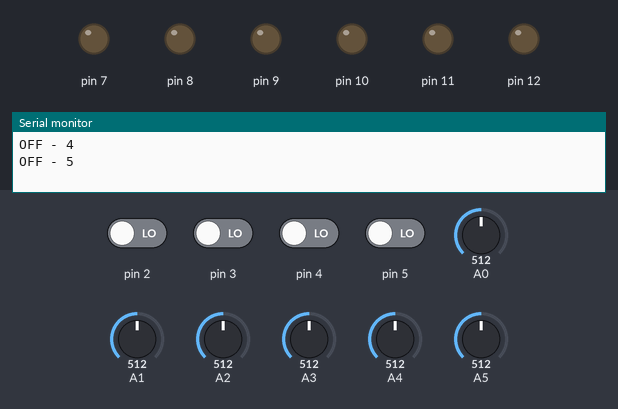
Bench run of a sketch on a simulated Arduino Uno, built with avr-gcc and run on an emulated ATmega328P. Shown: output pins drawn as LEDs (lit = HIGH), the last lines printed to the serial monitor. Inputs (shaded band) come from the test bench; at power-on: pin 2–5 LOW, A0 = 512, A1 = 512, A2 = 512, A3 = 512, A4 = 512, A5 = 512. Pins used as bus, display or sensor lines are not drawn.

Above: at 1.2 s.
1.3 s: pin 2 driven HIGH
At 2.5 s:
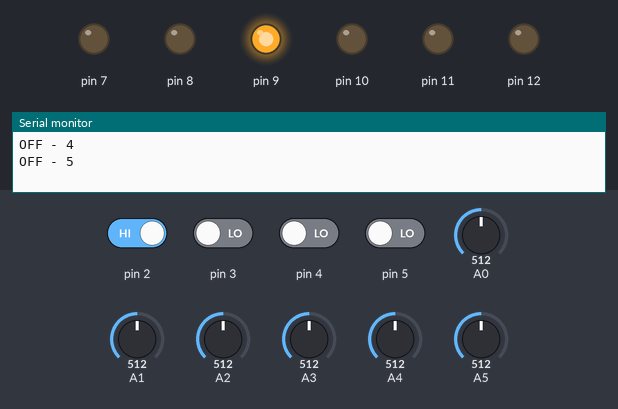
2.8 s: pin 3 driven HIGH
At 3.5 s:
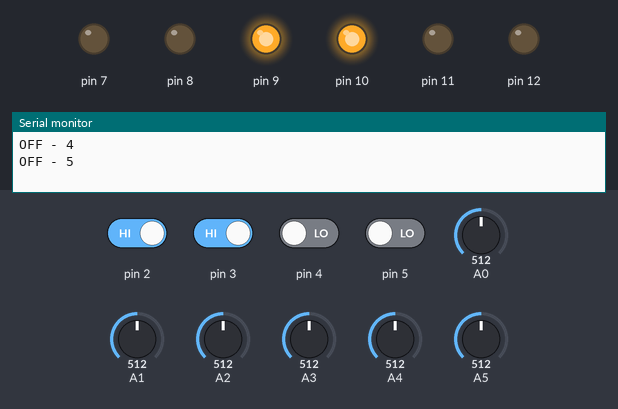
4.3 s: pin 4 driven HIGH
At 5.5 s:
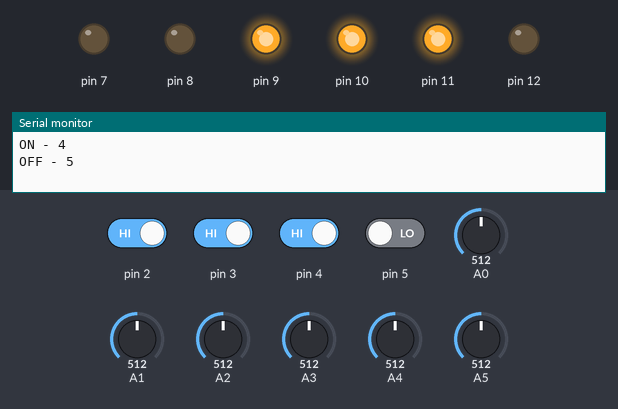
5.8 s: pin 5 driven HIGH
At 6.3 s:
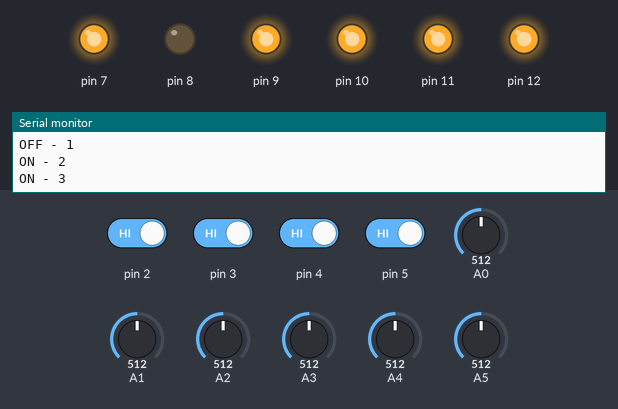
7.3 s: pin 2 driven LOW
At 8.3 s:
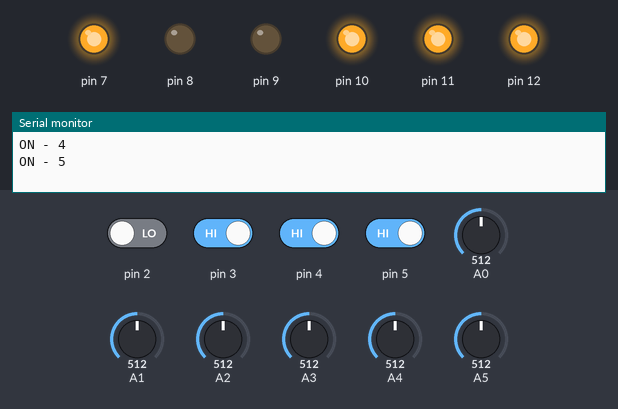
8.8 s: pin 3 driven LOW
At 9.1 s:
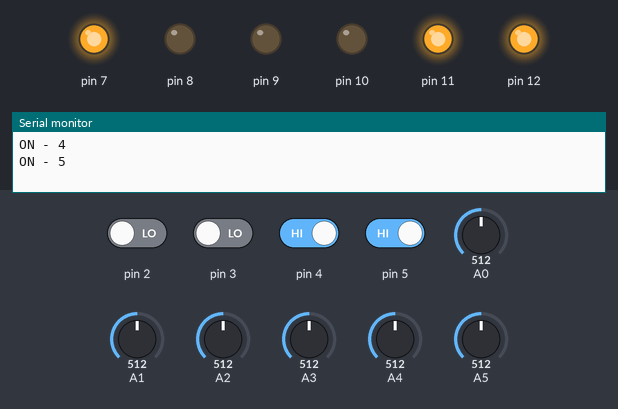
Timing chart, 0 to 11.3 s (numbered marks = the images above; inputs shaded):
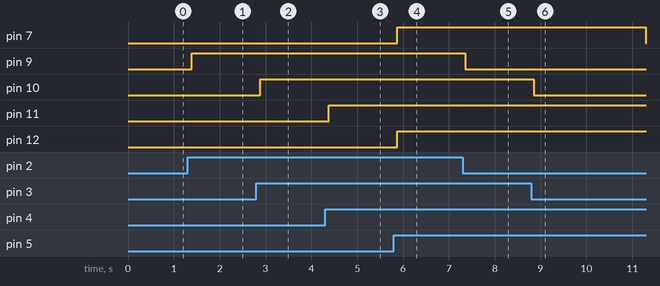

The sketch:

ML071_board_test.ino
```cpp
int sensors_threshold = 600;

void setup() {
  Serial.begin(115200);

  for(int i=1; i<=5; i++) {
    pinMode(i, INPUT);
    pinMode(i+7, OUTPUT);
  }

  pinMode(0, OUTPUT);
  pinMode(7, OUTPUT);
}

void loop() {

  readSensors();

  readButtons();

  Serial.println(" ");

  delay(100);

}

void readButtons() {
  Serial.println("Read Buttons");

  for(int i=1; i<=5; i++) {
    if(digitalRead(i)) {
      Serial.println("ON - " + String(i));
      digitalWrite(i+7, HIGH);
      digitalWrite(0, HIGH);
      digitalWrite(7, HIGH);
    }
    else {
      Serial.println("OFF - " + String(i));
      digitalWrite(i+7, LOW);
      digitalWrite(0, LOW);
      digitalWrite(7, LOW);
    }
  }

}

void readSensors() {

  Serial.println("Analog Sensors");

  for(int i=0; i<=5; i++) {
    int val = analogRead(i);
    if(val > sensors_threshold) {
      Serial.print("ON");
    }
    else {
      Serial.print("OFF");
    }

    Serial.println(" - " + String(val));

  }
}
```

Measured:
- after the input at 1.3 s, pin 9: LOW → HIGH after 0.09 s
- after the input at 2.8 s, pin 10: LOW → HIGH after 0.09 s
- after the input at 4.3 s, pin 11: LOW → HIGH after 0.08 s
- after the input at 5.8 s, pin 7, pin 12: LOW → HIGH after 0.07 s
- after the input at 7.3 s, pin 9: HIGH → LOW after 0.06 s
- after the input at 8.8 s, pin 7: HIGH → LOW after 2.5 s; pin 10: HIGH → LOW after 0.05 s
